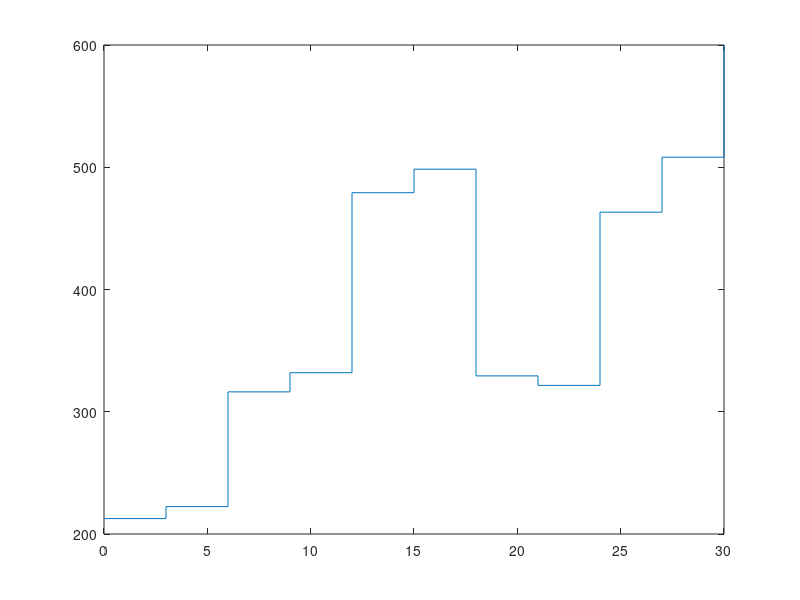

Reproduce this figure in MATLAB. (Note: this script raises an error after producing the figure.)
clear;
clc;

% close all;
load('dpc_26_Intp_all.mat');
dpc = a(:,2,:);
DPC26 = reshape(dpc,26,33);
DPC26sz = size(DPC26);
DPC26sz1 = DPC26sz(1);

L = 10;
Err_min = 0.09;
% density
den = ones(1,L+1);
den = 1800*den;


% frequency
f = [7:1:39];

% H
for i=1:1:L
    H(i) = 3;
end

NNN = 1;
N_Samples = 50000

VsF = [];
Dpr = [];
JS_Samples = [];
while NNN<=N_Samples
% VS
V1 = 200*(1+0.3*rand);
V2 = 250*(1+0.3*rand);
V3 = 400*(1+0.3*rand);
V4 = 350*(1-0.1*rand);
V5 = 400*(1+0.2*rand);

% V1 = 200;
% V2 = 300;
% V3 = 350;
% V4 = 400;
% V5 = 300;

% V1 = 200;
% V2 = 250;
% V3 = 400;
% V4 = 350;
% V5 = 450;

VS = [   V1 V1*(1+0.05*rand) ...
         V2 V2*(1+0.05*rand) ...
         V3 V3*(1+0.05*rand) ...
         V4 V4*(1-0.05*rand) ...
         V5 V5*(1+0.1*rand) ...
         600];
     
for i=1:1:L
    H_all(i) = sum(H(1:i));
end

% figure()
stairs([0,H_all]',VS(1,1:end))


% VP
VP = VS*2;

% base mode of R waves
pvrl=calcbase(f,VS,H,VP,den);


 % judgement critera for pre-selection
        jc = mean(mean(abs(DPC26-pvrl)./DPC26));
        
        if jc<Err_min
        %         Layer_Config_Samples = [Layer_Config_Samples;Layer_config]
            VsF = [VsF;VS];
            Dpr =[Dpr;pvrl];
            JS_Samples = [JS_Samples;jc];
            NNN = NNN+1
%         else
%             contine
        end


% figure
% plot(f,pvrl)
% hold on
% % load('Disp_curve_exp.mat')
% load('dpc_26_Intp_all.mat')
% 
% b = a(12,:,:);
% b = reshape(b,2,33);
% scatter(b(1,:),b(2,:))
% legend('sim','exp')
end

save Data_a4 VsF Dpr
